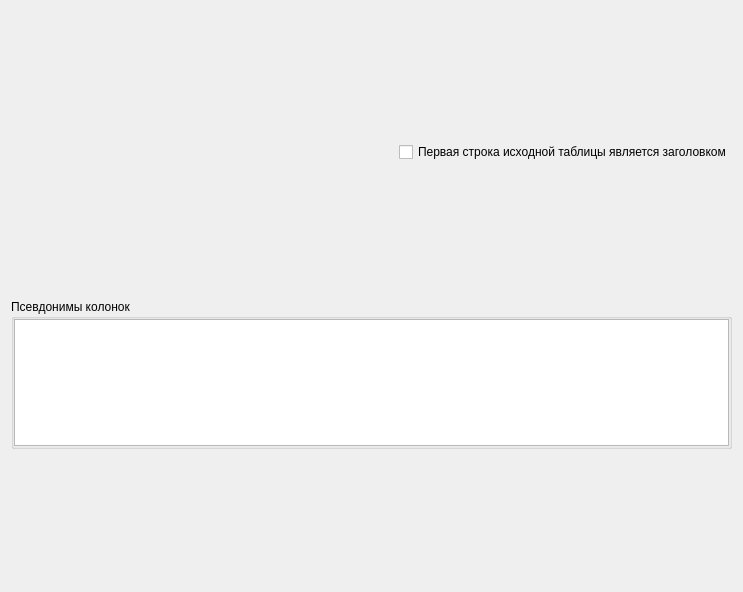
<?xml version="1.0" encoding="UTF-8"?>
<ui version="4.0">
 <class>FmtImportFldSourcePage</class>
 <widget class="QWizardPage" name="FmtImportFldSourcePage">
  <property name="geometry">
   <rect>
    <x>0</x>
    <y>0</y>
    <width>743</width>
    <height>592</height>
   </rect>
  </property>
  <property name="windowTitle">
   <string>WizardPage</string>
  </property>
  <layout class="QVBoxLayout" name="verticalLayout_2">
   <item>
    <layout class="QHBoxLayout" name="horizontalLayout">
     <item>
      <spacer name="horizontalSpacer">
       <property name="orientation">
        <enum>Qt::Horizontal</enum>
       </property>
       <property name="sizeHint" stdset="0">
        <size>
         <width>40</width>
         <height>20</height>
        </size>
       </property>
      </spacer>
     </item>
     <item>
      <widget class="QCheckBox" name="checkBox">
       <property name="text">
        <string>Первая строка исходной таблицы является заголовком</string>
       </property>
      </widget>
     </item>
    </layout>
   </item>
   <item>
    <widget class="QGroupBox" name="groupBox">
     <property name="maximumSize">
      <size>
       <width>16777215</width>
       <height>150</height>
      </size>
     </property>
     <property name="title">
      <string>Псевдонимы колонок</string>
     </property>
     <property name="flat">
      <bool>true</bool>
     </property>
     <layout class="QVBoxLayout" name="verticalLayout">
      <property name="spacing">
       <number>0</number>
      </property>
      <property name="leftMargin">
       <number>0</number>
      </property>
      <property name="topMargin">
       <number>0</number>
      </property>
      <property name="rightMargin">
       <number>0</number>
      </property>
      <property name="bottomMargin">
       <number>0</number>
      </property>
      <item>
       <widget class="QTextBrowser" name="textBrowser">
        <property name="maximumSize">
         <size>
          <width>16777215</width>
          <height>150</height>
         </size>
        </property>
       </widget>
      </item>
     </layout>
    </widget>
   </item>
  </layout>
 </widget>
 <resources/>
 <connections/>
</ui>
